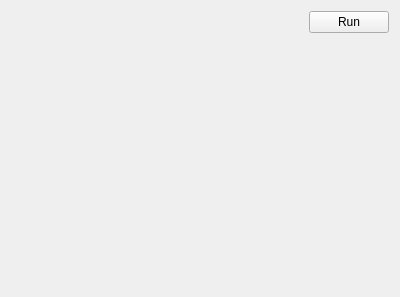
<?xml version="1.0" encoding="UTF-8"?>
<ui version="4.0">
 <class>ControlLayerTab</class>
 <widget class="QWidget" name="ControlLayerTab">
  <property name="geometry">
   <rect>
    <x>0</x>
    <y>0</y>
    <width>400</width>
    <height>297</height>
   </rect>
  </property>
  <property name="windowTitle">
   <string>Form</string>
  </property>
  <layout class="QHBoxLayout" name="horizontalLayout">
   <item>
    <widget class="ProcedureWidget" name="ControlWidget" native="true">
     <property name="sizePolicy">
      <sizepolicy hsizetype="Expanding" vsizetype="Expanding">
       <horstretch>1</horstretch>
       <verstretch>0</verstretch>
      </sizepolicy>
     </property>
    </widget>
   </item>
   <item>
    <layout class="QVBoxLayout" name="verticalLayout">
     <item>
      <widget class="QPushButton" name="RunButton">
       <property name="text">
        <string>Run</string>
       </property>
      </widget>
     </item>
     <item>
      <spacer name="verticalSpacer">
       <property name="orientation">
        <enum>Qt::Vertical</enum>
       </property>
       <property name="sizeHint" stdset="0">
        <size>
         <width>20</width>
         <height>40</height>
        </size>
       </property>
      </spacer>
     </item>
    </layout>
   </item>
  </layout>
 </widget>
 <customwidgets>
  <customwidget>
   <class>ProcedureWidget</class>
   <extends>QWidget</extends>
   <header>gui/procedureWidget.h</header>
   <container>1</container>
  </customwidget>
 </customwidgets>
 <resources/>
 <connections/>
</ui>
